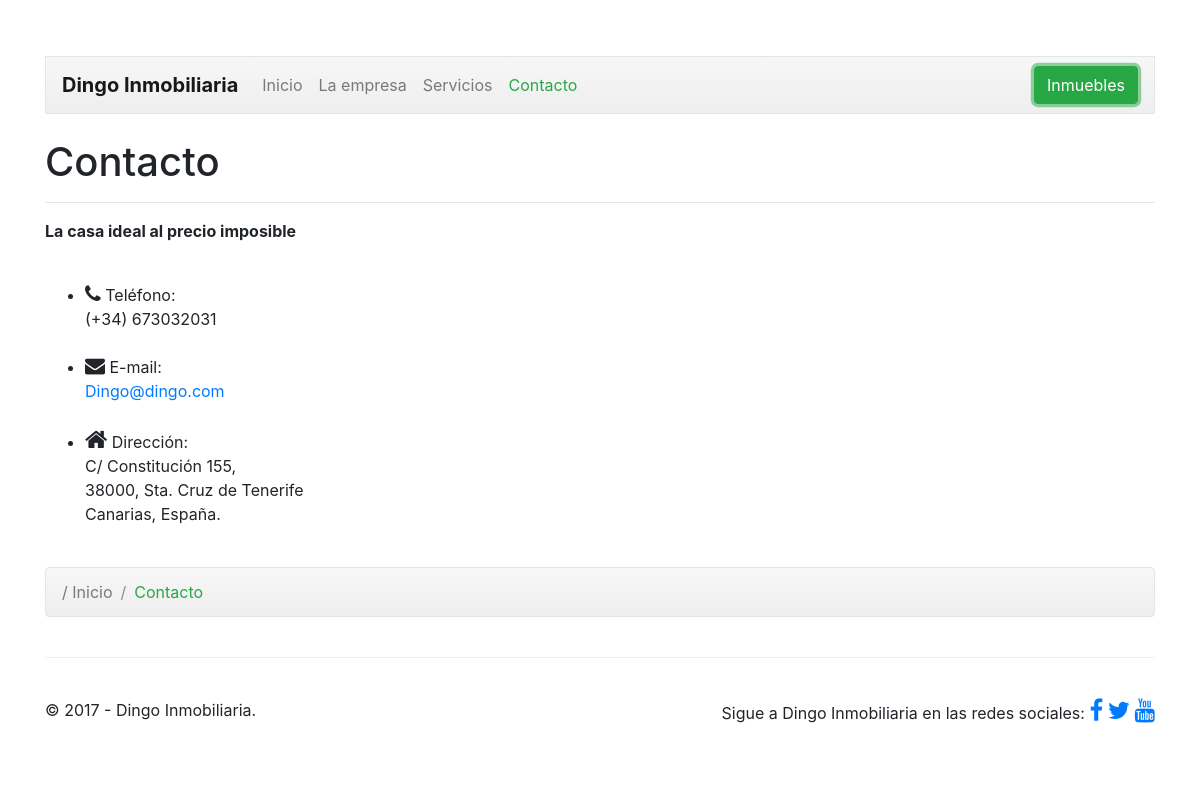
/contacto.php?id=2, run on the app's committed database.
### tables this page shows
CREATE TABLE IF NOT EXISTS `organizacion` (
  `ORG_id` int(11) NOT NULL AUTO_INCREMENT,
  `ORG_nombre` varchar(50) NOT NULL,
  `ORG_correo` varchar(50) NOT NULL,
  `ORG_telefono` varchar(15) NOT NULL,
  `ORG_direccion` varchar(180) NOT NULL,
  `ORG_tipo` varchar(20) NOT NULL DEFAULT 'Inmobiliaria',
  `ORG_acerca` varchar(700) NOT NULL,
  `ORG_acerca2` varchar(700) DEFAULT NULL,
  `ORG_acerca3` varchar(700) DEFAULT NULL,
  `ORG_tituloacerca` varchar(100) NOT NULL,
  `ORG_servicio1` varchar(700) NOT NULL,
  `ORG_servicio2` varchar(700) DEFAULT NULL,
  `ORG_servicio3` varchar(700) DEFAULT NULL,
  PRIMARY KEY (`ORG_id`)
);

### web/contacto.php (the view, shortened to what this page needs)
<?php
  $id = $_GET["id"];
  $conexion=mysqli_connect("localhost","root","","gecko") or
      die("Problemas con la conexión");
  $registros=mysqli_query($conexion,"select ORG_nombre, ORG_tituloacerca, ORG_correo, ORG_telefono, ORG_direccion
                          from organizacion where ORG_id = '$id'") or
    die("Problemas en el select:".mysqli_error($conexion));
  if ($reg=mysqli_fetch_array($registros)){
    $nombre = $reg['ORG_nombre'];
    $titulo = $reg['ORG_tituloacerca'];
    $correo = $reg['ORG_correo'];
    $telefono = $reg['ORG_telefono'];
    $direccion = $reg['ORG_direccion'];
  }
?>
<!doctype html>
<html lang="es">
  <head>
    <link href="dist/css/bootstrap.min.css" rel="stylesheet">
    <link href="dist/css/justified-nav.css" rel="stylesheet">
    <link href="dist/css/propio.css" rel="stylesheet">
  	<link rel="stylesheet" href="https://cdnjs.cloudflare.com/ajax/libs/font-awesome/4.7.0/css/font-awesome.min.css">
  	<link href="css/bootstrap.min.css" rel="stylesheet">
    <link href="css/justified-nav.css" rel="stylesheet">
    <link href="css/shop-homepage.css" rel="stylesheet">
  </head>
  <body>
    <div class="container">
      <header class="masthead">
		<nav class="navbar navbar-expand-lg navbar-light bg-light">
			<a class="navbar-brand" href="index.php?id=<?php echo $id ?>"><b><?php echo $nombre ?></b></a>
            	<div class="collapse navbar-collapse" id="navbarSupportedContent">
				<ul class="navbar-nav mr-auto">
					<li class="nav-item">
						<a class="nav-link" href="index.php?id=<?php echo $id ?>">Inicio <span class="sr-only">(current)</span></a>
					</li>
					<li class="nav-item">
						<a class="nav-link" href="empresa.php?id=<?php echo $id ?>">La empresa</a>
					</li>
					<li class="nav-item">
						<a class="nav-link" href="servicios.php?id=<?php echo $id ?>">Servicios</a>
					</li>
					<li class="nav-item active">
						<a class="nav-link" href="contacto.php?id=<?php echo $id ?>"><span style="color: rgb(40, 167, 69);">Contacto</span></a>
					</li>
				</ul>
				<div class="form-inline my-2 my-lg-0">
					<?php
                    echo'<a href="inmuebles.php?id='. $id.'">
                    	<button class="btn btn-outline-success my-2 my-sm-0 active" type="submit">Inmuebles</button>
					</a>';
                    ?>
				</div>
			</div>
		</nav>
      </header>
      <br>
      <main role="main">
        <div class="row-fluid">
	        <div class="span12" id="divMain" style="text-align:justify;">
	            <h1>Contacto</h1>
	            <hr>
              <div class="row">
                <div class="col-lg-6">
                  <p><strong class="text-error"><? echo $titulo ?></strong><br><br></p>
                  <ul id="contact-info">
                    <li>
                        <i class="fa fa-phone" style="font-size:20px"></i>
                        <span class="field">Teléfono:</span>
                        <br>
                        (+34) <?php echo $telefono ?>
                    </li><br>
                    <li>
                        <i class="fa fa-envelope" style="font-size:20px"></i>
                        <span class="field">E-mail:</span>
                        <br>
                        <a href="mailto:<?php echo $correo ?>" title="Email"><?php echo $correo ?></a>
                    </li><br>
                    <li>
                        <i class="fa fa-home" style="font-size:24px"></i>
                        <span class="field">Dirección:</span>
                        <br>
                        <?php echo $direccion ?><br>
                        38000, Sta. Cruz de Tenerife<br>
                        Canarias, España.
                    </li>
                  </ul>
                </div>
                <div class="col-lg-6">
                  <br>
                  <div id="mostrarMapa" style="width: 510px; height: 300px;"></div>
                </div>
              </div>
	        </div><br>
	    </div>
        <nav class="breadcrumb" style="background-image: linear-gradient(to bottom, #f7f7f7 0%,#eee 100%);
    border: 1px solid #e5e5e5;">
			<a class="breadcrumb-item" href="index.php?id=<?php echo $id ?>" id='link-custom-breadcrumb'>/ Inicio</a>
			<span class="breadcrumb-item active" span style="color: rgb(40, 167, 69);">Contacto</span>
		</nav>
      </main>
      <footer class="footer">
      	<div class="row">
          <div class="col-lg-3">
          	<p>&copy; 2017 - <?php echo $nombre ?>.</p>
          </div>
          <div class="col-lg-9">
			  <p class="text-right">Sigue a <?php echo $nombre ?> en las redes sociales:
			  	<a href="http://www.facebook.com" target="_blank"><i class="fa fa-facebook" style="font-size:24px"></i></a>
			  	<a href="http://www.twitter.com" target="_blank"><i class="fa fa-twitter" style="font-size:24px"></i></a>
			  	<a href="http://www.youtube.com" target="_blank"><i class="fa fa-youtube" style="font-size:24px"></i></a>
			  </p>
          </div>
        </div>
      </footer>
    </div>
  </body>
</html>

### web/css/justified-nav.css (style rules this page uses)
body { padding-top: 20px; }
.footer { padding-top: 40px; padding-bottom: 40px; margin-top: 40px; border-top: 1px solid #eee; }
.navbar { background-image: linear-gradient(to bottom, #f7f7f7 0%,#eee 100%); border: 1px solid #e5e5e5; }
@media (min-width: 768px) { .navbar-nav { display: -ms-flexbox; display: flex; } }
@media (min-width: 768px) { .navbar-nav .nav-item { -ms-flex: 1 0 auto; flex: 1 0 auto; } }
@media screen and (min-width: 768px) { .masthead, .marketing, .footer { padding-right: 0; padding-left: 0; } }

### web/css/shop-homepage.css (style rules this page uses)
body { padding-top: 54px; }
@media (min-width: 992px) { body { padding-top: 56px; } }

### data on the page
organizacion: ORG_nombre "Dingo Inmobiliaria", ORG_tituloacerca "La casa ideal al precio imposible", ORG_telefono "673032031", ORG_correo "Dingo@dingo.com", ORG_direccion "C/ Constitución 155,"
